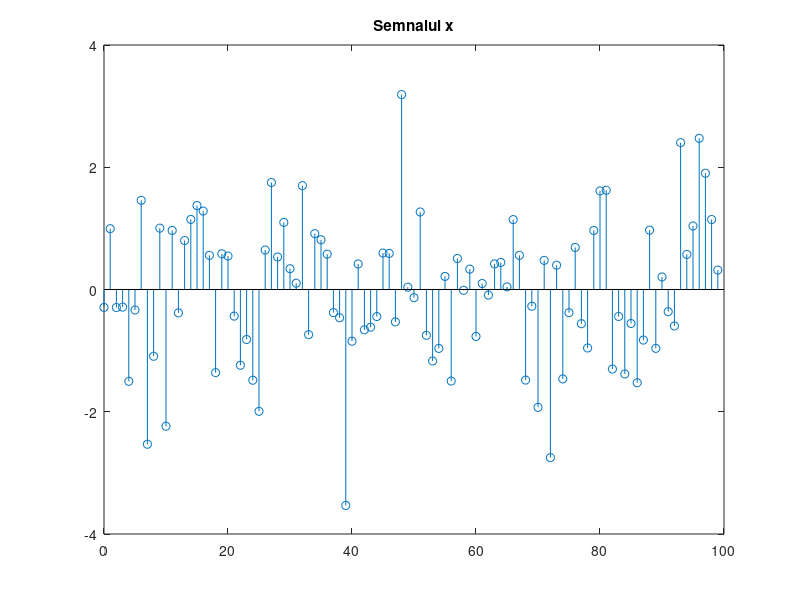
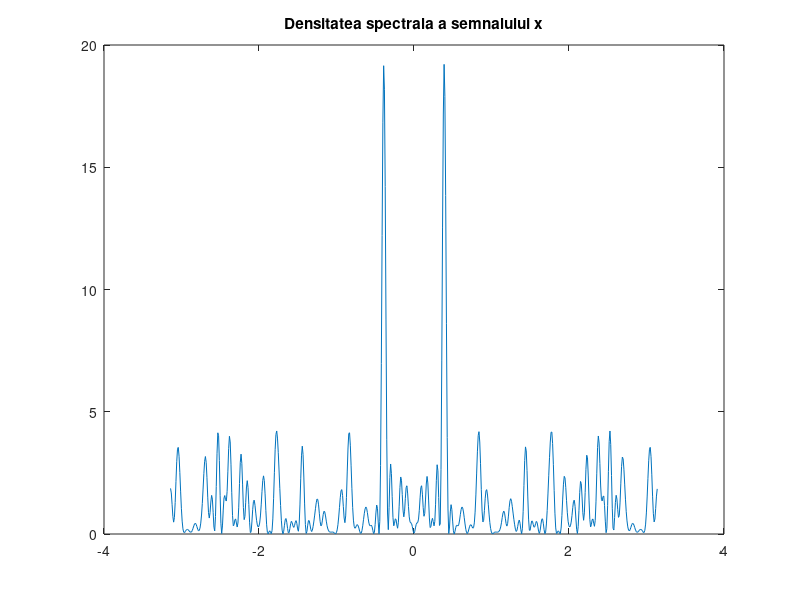
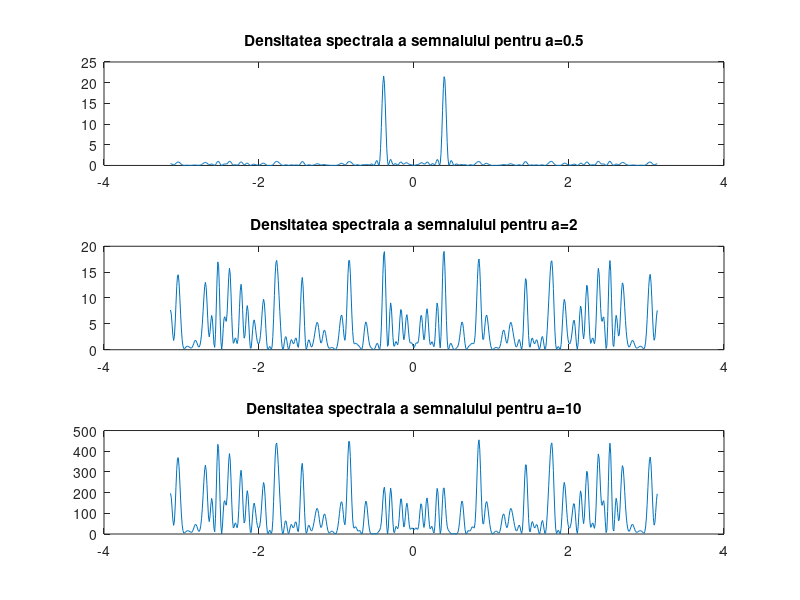

The MATLAB script that drew these images, in order:
N = 100;
n = 0:N-1;
w0 = pi/8;
w = -pi:0.01:pi;
e = randn(1, N);
x = cos(w0 * n) + e;

figure(1);
stem(n, x);
title('Semnalul x');

%{
Intr-adevar, se observa ca este dificil de estimat periodicitatea
semnalului.
%}

X = freqz(x, 1, w);
p = (1/N) * (abs(X)).^2;
figure(2);
plot(w,p);
title('Densitatea spectrala a semnalului x');

a1 = 0.5;
x = cos(w0 * n) + a1 * e;
X = freqz(x, 1, w);
p = (1/N) * (abs(X)).^2;
figure(3);
subplot(3,1,1);
plot(w,p);
title('Densitatea spectrala a semnalului pentru a=0.5');

% a2 = 1;
% a2 = 1.5;
a2 = 2;
x = cos(w0 * n) + a2 * e;
X = freqz(x, 1, w);
p = (1/N) * (abs(X)).^2;
figure(3);
subplot(3,1,2);
plot(w,p);
title('Densitatea spectrala a semnalului pentru a=2');

a3 = 10;
x = cos(w0 * n) + a3 * e;
X = freqz(x, 1, w);
p = (1/N) * (abs(X)).^2;
figure(3);
subplot(3,1,3);
plot(w,p);
title('Densitatea spectrala a semnalului pentru a=10');

%{
Cu cat crestem valoarea amplificarii zgomotului alb, cu atat ne este mai
greu sa observam punctele de maxim ale spectrului sinusoidei. Zgomotul alb
altereaza semnalul purtator de informatie, adica cosinusul, precum si
densitatea sa de putere spectrala. Asadar, in cadrul valorilor alese,
punctele de maxim se afla in w0 si -w0 (aproximativ 0.4) si se pot distinge
pana la o valoare aproximativa a amplificarii a=2;
%}









